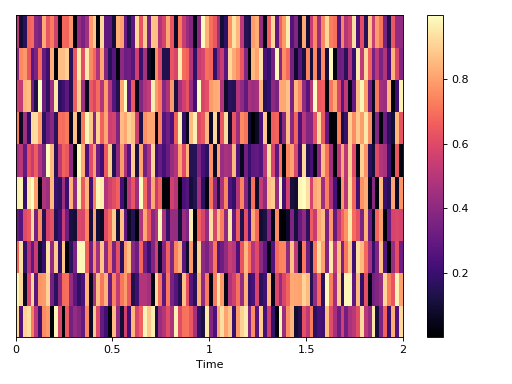

Source code (Python):
import dcase_util
import numpy
data_container = dcase_util.containers.DataMatrix2DContainer(
  data=numpy.random.rand(10,100),
  time_resolution=0.02
)
data_container.plot()
